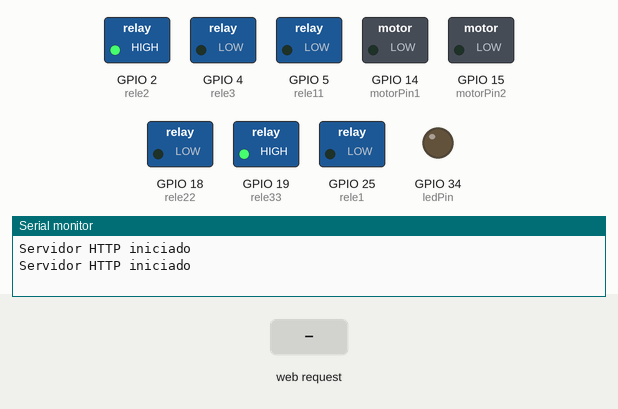
A sketch run on a simulated ESP32. Parts: switched loads named in the sketch (green lamp = pin HIGH), output pins drawn as LEDs (lit = HIGH), the last lines printed to the serial monitor. The inputs (shaded band) are chosen by the test bench. WiFi joins after 1.5 s; servers stay silent unless stated.

Above: at 1.4 s.
1.5 s: HTTP request GET /toggle received
At 5.0 s:
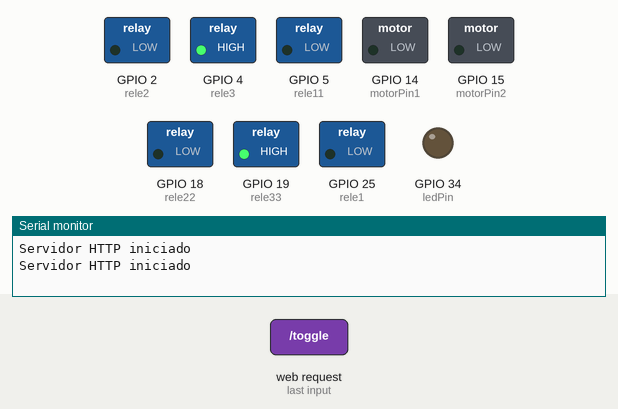
At 8.5 s:
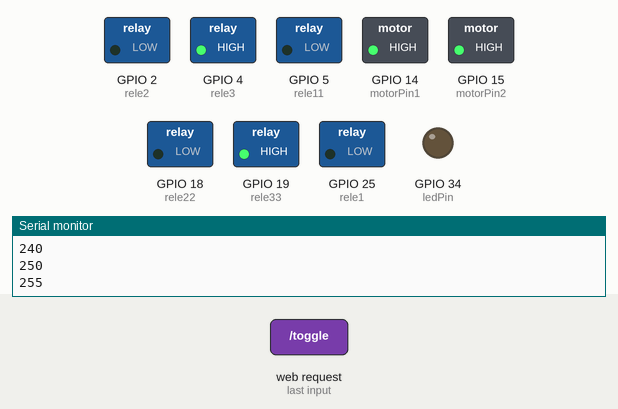
22.0 s: HTTP request GET /toggle received
At 26.8 s:
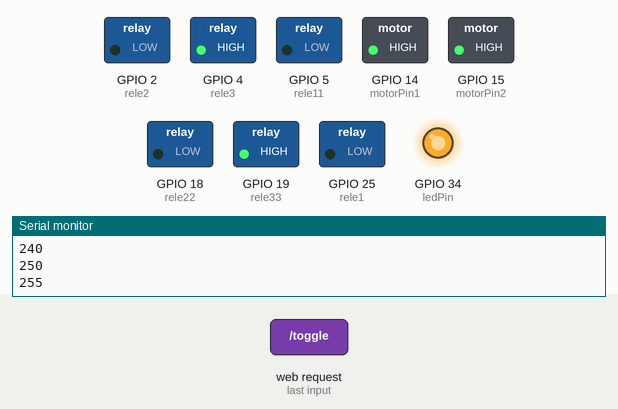
Timing chart, 0 to 45.7 s (numbered marks = the images above; inputs shaded):
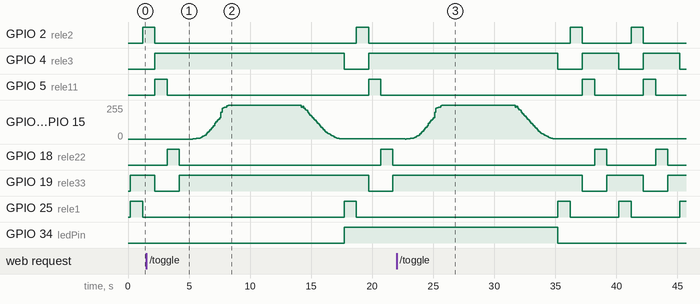

The sketch:

PontedaCidadeMotorSemaforoTCC.ino
```cpp
#include <WiFi.h>
#include <Arduino.h>
#include <WebServer.h>

const char* ssid = "Leiteiro";
const char* password = "kins7215";

IPAddress local_ip(192, 168, 1, 99);
IPAddress gateway(192, 168, 1, 1);
IPAddress subnet(255, 255, 255, 0);

WebServer server(80);

int rele1 = 25;
int rele2 = 2;
int rele3 = 4;
int rele11 = 5;
int rele22 = 18;
int rele33 = 19;
const int motorPin1 = 14;
const int motorPin2 = 15;
int velocidade = 0;
int incremento = 10;
int direcao = 0;
int ativa;


uint8_t ledPin = 34;
bool ledStatus = LOW;

void setup() {
  Serial.begin(115200);
  pinMode(rele1, OUTPUT);
  pinMode(rele2, OUTPUT);
  pinMode(rele3, OUTPUT);
  pinMode(rele11, OUTPUT);
  pinMode(rele22, OUTPUT);
  pinMode(rele33, OUTPUT);
  pinMode(ledPin, OUTPUT);
  pinMode(motorPin1, OUTPUT);
  pinMode(motorPin2, OUTPUT);

  WiFi.softAP(ssid, password);
  WiFi.softAPConfig(local_ip, gateway, subnet);
  delay(100);

  server.on("/", HTTP_GET, handle_OnConnect);
  server.on("/toggle", HTTP_GET, handle_toggle);

  server.begin();
  Serial.println("Servidor HTTP iniciado");

  WiFi.softAP(ssid, password);
  WiFi.softAPConfig(local_ip, gateway, subnet);
  delay(100);

  // Redirecionar para a página inicial ("/") ao conectar ao Wi-Fi
  server.on("/wifi_connected", HTTP_GET, []() {
    server.sendHeader("Location", "/");
    server.send(301, "text/plain", "");
  });

  server.on("/", HTTP_GET, handle_OnConnect);
  server.on("/toggle", HTTP_GET, handle_toggle);

  server.begin();
  Serial.println("Servidor HTTP iniciado");
}

void loop() {
  semaforo();
  digitalWrite(rele1, LOW);
  digitalWrite(rele2, LOW);
  digitalWrite(rele3, HIGH);

  digitalWrite(rele11, LOW);
  digitalWrite(rele22, LOW);
  digitalWrite(rele33, HIGH);
  server.handleClient();
  digitalWrite(ledPin, ledStatus);
}

void handle_OnConnect() {
  String status = (ledStatus == HIGH) ? "AGUARDE" : "SOLICITE A PARADA";
  String html = "<html><body style='text-align:center;'>";
  html +="<meta charset=UTF-8>\n";
  html +="<h1>🚦 Farol da Faixa Automatizada 🚦</h1>\n";
  html +="<h3>🚦 Feito por Kinsley Amadi, Luiz Gabriel, Maria Luiza, João Gabriel e Gabriel Novais 🚦</h3>\n";
  html += "<p>Pressione o botão para pedir a faixa de pedestres :" + status + "</p>";
  html += "<a href='/toggle' style='";
  html += "display:inline-block; padding:10px 20px; font-size:20px; text-align:center; ";
  html += "text-decoration:none; background-color:#3498db; color:white; border-radius:5px;'>";
  html += "PEDIR FAIXA</a>";
  html += "</body></html>";

  server.send(200, "text/html", html);
}

void handle_toggle() {
  ledStatus = !ledStatus;
  mto();
    delay(100);
  handle_OnConnect();
}

void mto(){
  Serial.println(0);
  analogWrite(motorPin1, 0);
  analogWrite(motorPin2, 0);
  delay(100);
  Serial.println(1);
  analogWrite(motorPin1, 1);
  analogWrite(motorPin2, 1);
  delay(100);
  Serial.println(2);
  analogWrite(motorPin1, 2);
  analogWrite(motorPin2, 2);
  delay(100);
  Serial.println(3);
  analogWrite(motorPin1, 3);
  analogWrite(motorPin2, 3);
  delay(100);
  Serial.println(4);
  analogWrite(motorPin1, 4);
  analogWrite(motorPin2, 4);
  delay(100);
  Serial.println(5);
  analogWrite(motorPin1, 5);
  analogWrite(motorPin2, 5);
  delay(100);
  Serial.println(7);
  analogWrite(motorPin1, 7);
  analogWrite(motorPin2, 7);
  delay(100);
  Serial.println(10);
  analogWrite(motorPin1, 10);
  analogWrite(motorPin2, 10);
  delay(100);
  Serial.println(15);
  analogWrite(motorPin1, 15);
  analogWrite(motorPin2, 15);
  delay(100);
  Serial.println(20);
  analogWrite(motorPin1, 20);
  analogWrite(motorPin2, 20);
  delay(100);
  Serial.println(25);
  analogWrite(motorPin1, 25);
  analogWrite(motorPin2, 25);
  delay(100);
  Serial.println(30);
  analogWrite(motorPin1, 30);
  analogWrite(motorPin2, 30);
  delay(100);
  Serial.println(40);
  analogWrite(motorPin1, 40);
  analogWrite(motorPin2, 40);
  delay(100);
  Serial.println(50);
  analogWrite(motorPin1, 50);
  analogWrite(motorPin2, 50);
  delay(100);
  Serial.println(60);
  analogWrite(motorPin1, 60);
  analogWrite(motorPin2, 60);
  delay(100);
  Serial.println(70);
  analogWrite(motorPin1, 70);
  analogWrite(motorPin2, 70);
  delay(100);
  Serial.println(80);
  analogWrite(motorPin1, 80);
  analogWrite(motorPin2, 80);
  delay(100);
  Serial.println(90);
  analogWrite(motorPin1, 90);
  analogWrite(motorPin2, 90);
  delay(100);
  Serial.println(100);
  analogWrite(motorPin1, 100);
  analogWrite(motorPin2, 100);
  delay(100);
  Serial.println(120);
  analogWrite(motorPin1, 120);
  analogWrite(motorPin2, 120);
  delay(100);
  Serial.println(130);
  analogWrite(motorPin1, 130);
  analogWrite(motorPin2, 130);
  delay(100);
  Serial.println(140);
  analogWrite(motorPin1, 140);
  analogWrite(motorPin2, 140);
  delay(100);
  Serial.println(150);
  analogWrite(motorPin1, 150);
  analogWrite(motorPin2, 150);
  delay(100);
  Serial.println(160);
  analogWrite(motorPin1, 160);
  analogWrite(motorPin2, 160);
  delay(100);
  Serial.println(200);
  analogWrite(motorPin1, 200);
  analogWrite(motorPin2, 200);
  delay(100);
  Serial.println(230);
  analogWrite(motorPin1, 230);
  analogWrite(motorPin2, 230);
  delay(100);
  Serial.println(235);
  analogWrite(motorPin1, 235);
  analogWrite(motorPin2, 235);
  delay(100);
  Serial.println(237);
  analogWrite(motorPin1, 237);
  analogWrite(motorPin2, 237);
  delay(100);
  Serial.println(240);
  analogWrite(motorPin1, 240);
  analogWrite(motorPin2, 240);
  delay(100);
  Serial.println(250);
  analogWrite(motorPin1, 250);
  analogWrite(motorPin2, 250);
  delay(100);
  Serial.println(255);
  analogWrite(motorPin1, 255);
  analogWrite(motorPin2, 255);
  delay(6000);
  Serial.println(240);
  analogWrite(motorPin1, 240);
  analogWrite(motorPin2, 240);
  delay(100);
  Serial.println(245);
  analogWrite(motorPin1, 245);
  analogWrite(motorPin2, 245);
  delay(100);
  Serial.println(230);
  analogWrite(motorPin1, 230);
  analogWrite(motorPin2, 230);
  delay(100);
  Serial.println(220);
  analogWrite(motorPin1, 220);
  analogWrite(motorPin2, 220);
  delay(100);
  Serial.println(215);
  analogWrite(motorPin1, 215);
  analogWrite(motorPin2, 215);
  delay(100);
  Serial.println(200);
  analogWrite(motorPin1, 200);
  analogWrite(motorPin2, 200);
  delay(100);
  Serial.println(190);
  analogWrite(motorPin1, 190);
  analogWrite(motorPin2, 190);
  delay(100);
  Serial.println(180);
  analogWrite(motorPin1, 180);
  analogWrite(motorPin2, 180);
  delay(100);
  Serial.println(170);
  analogWrite(motorPin1, 170);
  analogWrite(motorPin2, 170);
  delay(100);
  Serial.println(160);
  analogWrite(motorPin1, 160);
  analogWrite(motorPin2, 160);
  delay(100);
  Serial.println(150);
  analogWrite(motorPin1, 150);
  analogWrite(motorPin2, 150);
  delay(100);
  Serial.println(140);
  analogWrite(motorPin1, 140);
  analogWrite(motorPin2, 140);
  delay(100);
  Serial.println(130);
  analogWrite(motorPin1, 130);
  analogWrite(motorPin2, 130);
  delay(100);
  Serial.println(120);
  analogWrite(motorPin1, 120);
  analogWrite(motorPin2, 120);
  delay(100);
  Serial.println(110);
  analogWrite(motorPin1, 110);
  analogWrite(motorPin2, 110);
  delay(100);
  Serial.println(100);
  analogWrite(motorPin1, 100);
  analogWrite(motorPin2, 100);
  delay(100);
  Serial.println(90);
  analogWrite(motorPin1, 90);
  analogWrite(motorPin2, 90);
  delay(100);
  Serial.println(80);
  analogWrite(motorPin1, 80);
  analogWrite(motorPin2, 80);
  delay(100);
  Serial.println(70);
  analogWrite(motorPin1, 70);
  analogWrite(motorPin2, 70);
  delay(100);
  Serial.println(60);
  analogWrite(motorPin1, 60);
  analogWrite(motorPin2, 60);
  delay(100);
  Serial.println(50);
  analogWrite(motorPin1, 50);
  analogWrite(motorPin2, 50);
  delay(100);
  Serial.println(45);
  analogWrite(motorPin1, 45);
  analogWrite(motorPin2, 45);
  delay(100);
  Serial.println(40);
  analogWrite(motorPin1, 40);
  analogWrite(motorPin2, 40);
  delay(100);
  Serial.println(35);
  analogWrite(motorPin1, 35);
  analogWrite(motorPin2, 35);
  delay(100);
  Serial.println(30);
  analogWrite(motorPin1, 30);
  analogWrite(motorPin2, 30);
  delay(100);
  Serial.println(25);
  analogWrite(motorPin1, 25);
  analogWrite(motorPin2, 25);
  delay(100);
  Serial.println(20);
  analogWrite(motorPin1, 20);
  analogWrite(motorPin2, 20);
  delay(100);
  Serial.println(15);
  analogWrite(motorPin1, 15);
  analogWrite(motorPin2, 15);
  delay(100);
  Serial.println(10);
  analogWrite(motorPin1, 10);
  analogWrite(motorPin2, 10);
  delay(100);
  Serial.println(5);
  analogWrite(motorPin1, 7);
  analogWrite(motorPin2, 7);
  delay(100);
  Serial.println(5);
  analogWrite(motorPin1, 5);
  analogWrite(motorPin2, 5);
  delay(100);
  Serial.println(3);
  analogWrite(motorPin1, 3);
  analogWrite(motorPin2, 3);
  delay(100);
  Serial.println(2);
  analogWrite(motorPin1, 2);
  analogWrite(motorPin2, 2);
  delay(100);
  Serial.println(1);
  analogWrite(motorPin1, 1);
  analogWrite(motorPin2, 1                                                                                                         );
  delay(100);
}

void semaforo(){
  // Set verde 1°
  digitalWrite(rele1, HIGH);
  digitalWrite(rele2, LOW);
  digitalWrite(rele3, LOW);

  digitalWrite(rele11, LOW);
  digitalWrite(rele22, LOW);
  digitalWrite(rele33, HIGH);
  delay(1000);

  // Set verde 2°
  digitalWrite(rele1, LOW);
  digitalWrite(rele2, HIGH);
  digitalWrite(rele3, LOW);

  digitalWrite(rele11, LOW);
  digitalWrite(rele22, LOW);
  digitalWrite(rele33, HIGH);
  delay(1000);

  // Set Mid State 3°
  digitalWrite(rele1, LOW);
  digitalWrite(rele2, LOW);
  digitalWrite(rele3, HIGH);

  digitalWrite(rele11, HIGH);
  digitalWrite(rele22, LOW);
  digitalWrite(rele33, LOW);
  delay(1000);

  // Set verde 4°
  digitalWrite(rele1, LOW);
  digitalWrite(rele2, LOW);
  digitalWrite(rele3, HIGH);

  digitalWrite(rele11, LOW);
  digitalWrite(rele22, HIGH);
  digitalWrite(rele33, LOW);
  delay(1000);

  // Set verde 5°
  digitalWrite(rele1, LOW);
  digitalWrite(rele2, LOW);
  digitalWrite(rele3, HIGH);

  digitalWrite(rele11, LOW);
  digitalWrite(rele22, LOW);
  digitalWrite(rele33, HIGH);
  delay(1000);}
```
